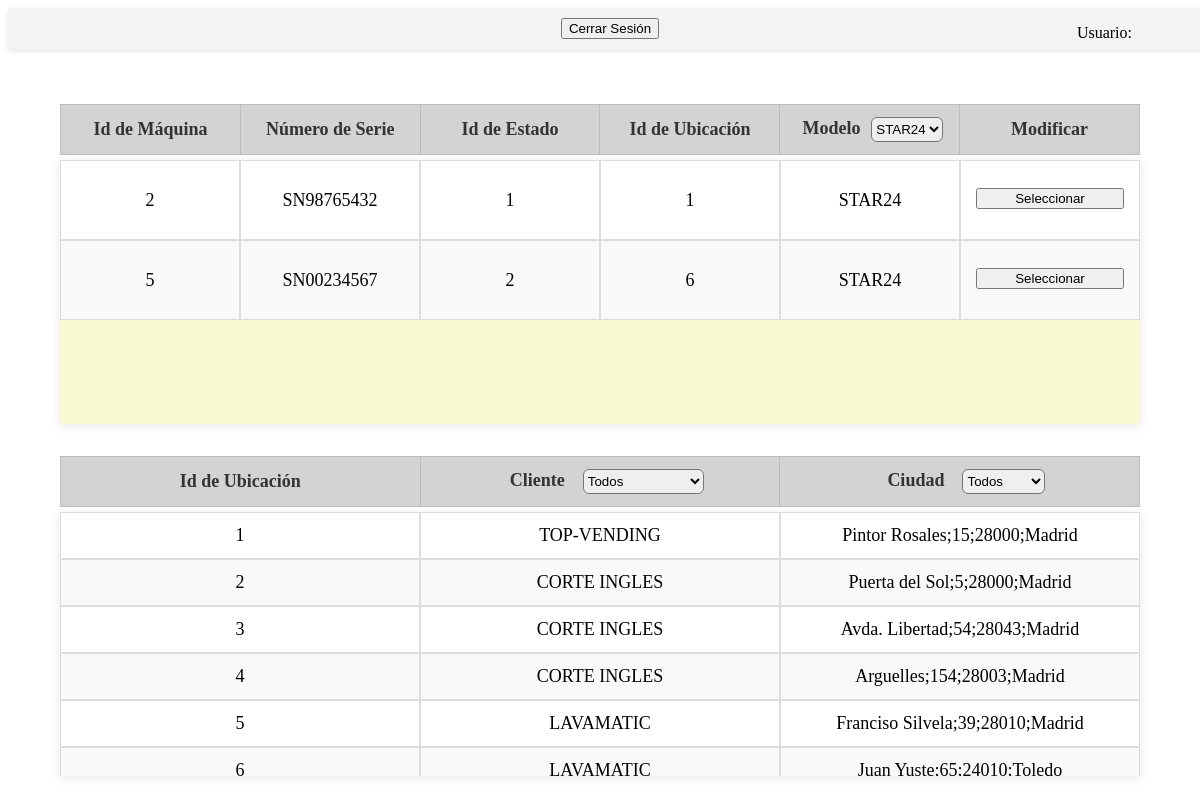
Screenshot of /m2/fabricacion.php?modelo=STAR24 with the database file from the repository.
### tables this page shows
CREATE TABLE maquina(
		idmaquina	INT 			AUTO_INCREMENT PRIMARY KEY
	,	numserie	VARCHAR(32)		NOT NULL
    ,	idestado	INT 			NOT NULL		 
    ,	idubicacion	INT 			NOT NULL		 
													 
    ,	capacidad	INT				NOT NULL         
	,   stockmax    INT             NOT NULL		 
    ,	modelo		VARCHAR(32) 	NOT NULL		 
    ,	foto		VARCHAR(128)	NOT NULL		 
    ,	FOREIGN KEY (idestado) 	  REFERENCES estado(idestado)
    ,	FOREIGN KEY (idubicacion) REFERENCES ubicacion(idubicacion)
);

CREATE TABLE ubicacion(
		idubicacion	INT 		AUTO_INCREMENT PRIMARY KEY
	,	cliente		VARCHAR(64)	NOT NULL
	,	dir			VARCHAR(64) NOT NULL 	 
);

### clases/basededatos.php (called while the page is built, shortened)
<?php
class database{
    public static function CloseConn(): bool{
        return true;
    }
}
?>

### m2/fabricacion.php (the view, shortened to what this page needs)
<?php
require_once DOCROOT . "/clases/basededatos.php";
require_once DOCROOT . '/clases/funciones.php';
$dbh = conectar();
echo crearMenu($dbh);
$modelo = isset($_GET['modelo']) ? $_GET['modelo'] : '';
$ssql1 = "SELECT idmaquina, numserie, idestado, idubicacion, modelo FROM maquina";
if ($modelo) {
    $ssql1 .= " WHERE modelo = :modelo";
}
$ssql2 = "SELECT idubicacion, cliente, dir FROM ubicacion";
try {
    $stm = $dbh->prepare($ssql1);
    if ($modelo) {
        $stm->bindParam(':modelo', $modelo, PDO::PARAM_STR);
    }
    $stm->execute();
    $rows_maquinas = $stm->fetchAll(PDO::FETCH_ASSOC);
    $stm = $dbh->prepare($ssql2);
    $stm->execute();
    $rows_ubicaciones = $stm->fetchAll(PDO::FETCH_ASSOC);
} catch (PDOException $e) {
    echo '<script>console.log("Error al recoger los datos: ' . $e->getMessage() . '");</script>';
}
?>
<!DOCTYPE html>
<html lang="es">
<head>
    <link rel="stylesheet" href="/topvending/css/stylesheet_m2.css">
    <link rel="stylesheet" href="/topvending/css/hallentrada.css">
</head>
<body>
    <form method="GET" action="">
        <div class="titulos" id="tit1">
            <table class="tabla_encabezado">
                <thead>
                    <tr>
                        <th class='th_principal'>Id de Máquina</th>
                        <th class='th_principal'>Número de Serie</th>
                        <th class='th_principal'>Id de Estado</th>
                        <th class='th_principal'>Id de Ubicación</th>
                        <th class='th_principal'>
                            Modelo
                            <select class="filtros" name="modelo" onchange="this.form.submit()">
                                <?php
                                $modelos_query = "SELECT DISTINCT modelo FROM maquina";
                                $stm = $dbh->prepare($modelos_query);
                                $stm->execute();
                                $modelos = $stm->fetchAll(PDO::FETCH_COLUMN);
                                foreach ($modelos as $modelo_option) {
                                    $selected = ($modelo == $modelo_option) ? 'selected' : '';
                                    echo "<option value='" . htmlspecialchars($modelo_option) . "' $selected>" . htmlspecialchars($modelo_option) . "</option>";
                                }
                                ?>
                            </select>
                        </th>
                        <th class='th_principal'>Modificar</th>
                    </tr>
                </thead>
            </table>
        </div>
    </form>
        <div class="tablas" id="maquinas_fabri">
            <table class='tabla_principal'>
                <?php
                foreach ($rows_maquinas as $row) {
                    echo "<tr class='tr_contenido_principal'>";
                    echo "<td class='tabla_principal_td'>" . htmlspecialchars($row['idmaquina']) . "</td>";
                    echo "<td class='tabla_principal_td'>" . htmlspecialchars($row['numserie']) . "</td>";
                    echo "<td class='tabla_principal_td'>" . htmlspecialchars($row['idestado']) . "</td>";
                    echo "<td class='tabla_principal_td'>" . htmlspecialchars($row['idubicacion']) . "</td>";
                    echo "<td class='tabla_principal_td'>" . htmlspecialchars($row['modelo']) . "</td>";
                    echo "<td class='tabla_principal_td'>
                            <form method='POST'>
                                <input type='hidden' name='id_maquina' value='" . htmlspecialchars($row['idmaquina']) . "'>
                                <input type='hidden' name='numero_serie' value='" . htmlspecialchars($row['numserie']) . "'>
                                <input type='hidden' name='id_estado' value='" . htmlspecialchars($row['idestado']) . "'>
                                <input type='hidden' name='id_ubicacion' value='" . htmlspecialchars($row['idubicacion']) . "'>
                                <input type='hidden' name='modelo' value='" . htmlspecialchars($row['modelo']) . "'>
                                <button type='submit' name='seleccionar_fila'>Seleccionar</button>
                            </form>
                          </td>";
                    echo "</tr>";
                }
                ?>
            </table>
        </div>
        <form method="GET" action="">
        <div id="tit2">
            <table class="tabla_encabezado">
                <thead>
                    <tr>
                        <th class='th_principal'>Id de Ubicación</th>
                        <th class='th_principal'>
                            Cliente
                            <select class="filtros" name="cliente" onchange="this.form.submit()">
                                <option value="">Todos</option>
                            </select>
                        </th>
                        <th class='th_principal'>
                            Ciudad
                            <select class="filtros" name="ciudad" onchange="this.form.submit()">
                                <option value="">Todos</option>
                            </select>
                        </th>
                    </tr>
                </thead>
            </table>
        </div>
        <div class="tablas" id="ubis_fabri">
            <table class='tabla_principal'>
                <?php
                foreach ($rows_ubicaciones as $row) {
                    echo "<tr class='tr_contenido_principal'>";
                    echo "<td class='tabla_principal_td'>" . htmlspecialchars($row['idubicacion']) . "</td>";
                    echo "<td class='tabla_principal_td'>" . htmlspecialchars($row['cliente']) . "</td>";
                    echo "<td class='tabla_principal_td'>" . htmlspecialchars($row['dir']) . "</td>";
                    echo "</tr>";
                }
                ?>
            </table>
        </div>
    </form>
</body>
</html>

### css/stylesheet_m2.css (style rules this page uses)
.tablas { background-color: lightgoldenrodyellow; height: 33%; width: 90%; position: absolute; left: 50%; transform: translateX(-50%); overflow: auto; box-shadow: 0 2px 10px rgba(0, 0, 0, 0.1); scrollbar-width: none; }
.tabla_encabezado { width: 100%; border-collapse: collapse; table-layout: fixed; }
.tabla_principal { width: 100%; border-spacing: 0; background-color: white; overflow: hidden; table-layout: fixed; }
.tabla_principal_td { border: 1px solid #ddd; padding: 12px 15px; text-align: center; white-space: nowrap; font-size: large; }
#maquinas_fabri { top: 20%; }
#ubis_fabri { top: 64%; }
#tit1, #tit2 { position: absolute; height: 50px; width: 90%; left: 50%; transform: translateX(-50%); }
#tit1 { top: 13%; }
#tit2 { top: 57%; }
#tit2 th, #tit1 th, .th_principal { background-color: lightgray; height: 50px; padding: 10px; border: 1px solid #bbb; text-align: center; font-weight: bold; color: #333; font-size: large; }
.filtros { position: relative; left: 4%; height: 25px; border-radius: 6px; }
.tabla_principal_td button { display: flex; justify-content: center; align-items: center; margin-top: 15px; height: 100%; width: 100%; }
tr:nth-child(even) { background-color: #f9f9f9; }

### rows the page displays
maquina: idmaquina "2", numserie "SN98765432", idestado "1", idubicacion "1", modelo "STAR24"
maquina: idmaquina "5", numserie "SN00234567", idestado "2", idubicacion "6", modelo "STAR24"
ubicacion: idubicacion "1", cliente "TOP-VENDING", dir "Pintor Rosales;15;28000;Madrid"
ubicacion: idubicacion "2", cliente "CORTE INGLES", dir "Puerta del Sol;5;28000;Madrid"
ubicacion: idubicacion "3", cliente "CORTE INGLES", dir "Avda. Libertad;54;28043;Madrid"
ubicacion: idubicacion "4", cliente "CORTE INGLES", dir "Arguelles;154;28003;Madrid"
ubicacion: idubicacion "5", cliente "LAVAMATIC", dir "Franciso Silvela;39;28010;Madrid"
ubicacion: idubicacion "6", cliente "LAVAMATIC", dir "Juan Yuste;65;24010;Toledo"

### other values shown
form field modelo "STAR24"
